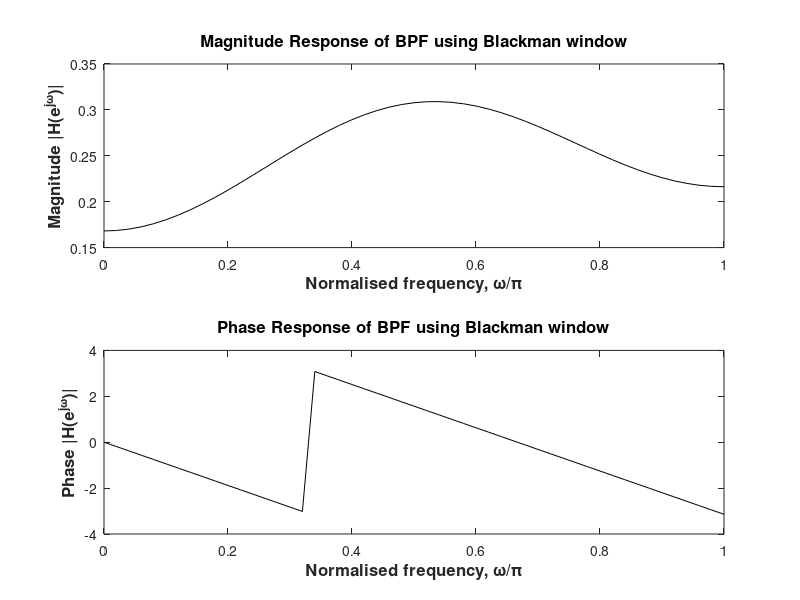

Recreate this plot in MATLAB.
%Program to plot frequency of bandpass filter using Blackman window
wc1=0.4*pi;
wc2=0.65*pi;
N=7;
hd=zeros(1,N);
a=(N-1)/2;
hna=(wc2-wc1)/pi; %impulse response at n = alpha
k=1:1:((N-1)/2);
n=k-1-((N-1)/2);
w_bla(k)=0.42-0.5*cos(2*pi*(k-1)/(N-1))+0.08*cos(4*pi*(k-1)/(N-1));
hd(k)=(sin(wc2*n)-sin(wc1*n))./(pi*n); %impulse response by inverse
%Fourier transform
for s=1:length(k)
hn(s)=hd(s)*w_bla(s); %impulse response multiplied by Blackman window
end
hn=[hn hna];
w=0:pi/50:pi;
Hw1=hna*exp(-j*w*a);
Hw2=0;
for m=1:1:a
Hw3=hn(m)*((exp(j*w*(1-m)))+(exp(-j*w*(1-m+2*a))));
Hw2=Hw2+Hw3;
end
Hw=Hw2+Hw1;
H_mag_Blk=abs(Hw);
H_ang_Blk=angle(Hw);
figure
subplot(2,1,1);plot(w/pi,H_mag_Blk,'k');
title('Magnitude Response of BPF using Blackman window','fontsize',12,'fontweight','b');
xlabel('Normalised frequency, \omega/\pi','fontsize',12,'fontweight','b');
ylabel('Magnitude |H(e^{j\omega})|','fontsize',12,'fontweight','b');
subplot(2,1,2);plot(w/pi,H_ang_Blk,'k');
title('Phase Response of BPF using Blackman window','fontsize',12,'fontweight','b');
xlabel('Normalised frequency, \omega/\pi','fontsize',12,'fontweight','b');
ylabel('Phase |H(e^{j\omega})|','fontsize',12,'fontweight','b');